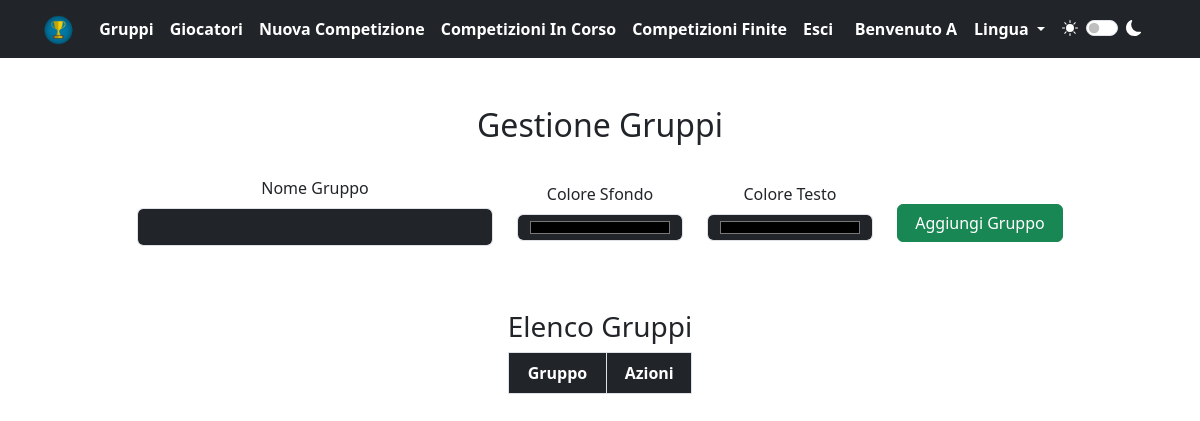
The page /index.php?page=gruppi (signed in) on the database as committed earlier.
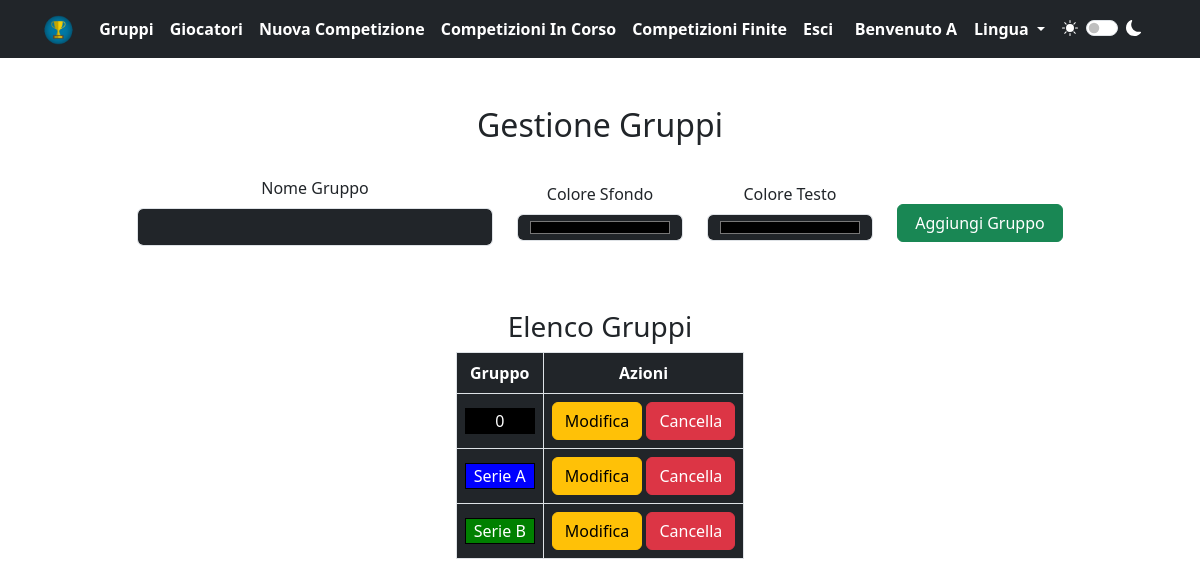
The same page on the database as committed later.
### tables this page shows
CREATE TABLE `gruppi` (
  `utente` varchar(200) NOT NULL,
  `nome` varchar(200) NOT NULL,
  `colore1` varchar(200) NOT NULL,
  `colore2` varchar(200) NOT NULL
);

### language/italiano.php (called while the page is built, shortened)
<?php
$VCM_edit = "Modifica";
$VCM_delete = "Cancella";
$VCM_color1 = "Colore Sfondo";
$VCM_color2 = "Colore Testo";
$VCM_actions = "Azioni";
$VCM_players = "Giocatori";
$VCM_comp_in_progress = "Competizioni In Corso";
$VCM_comp_finished = "Competizioni Finite";
$VCM_logout = "Esci";
$VCM_welcome = "Benvenuto";
$VCM_language = "Lingua";
?>

### gruppi.php (the view, shortened to what this page needs)
<?php
$user = $_SESSION['username'];
$query_gruppi = "SELECT * FROM gruppi WHERE utente = ?";
$stmt_gruppi = $conn->prepare($query_gruppi);
$stmt_gruppi->bind_param("s", $user);
$stmt_gruppi->execute();
$result_gruppi = $stmt_gruppi->get_result();
?>
<div class="container">
    <div class="row justify-content-center">
        <h2 class="text-center mt-5">Gestione Gruppi</h2>
        <form action="#" method="post" class="mt-4">
            <div class="row align-items-center justify-content-center">
                <div class="col-lg-4 text-center">
                    <div class="mb-3">
                        <label for="nome_gruppo" class="form-label">Nome Gruppo</label>
                        <input type="text" class="form-control" id="nome_gruppo" name="nome_gruppo" required>
                    </div>
                </div>
                <div class="col-lg-2 text-center">
                    <div class="mb-3">
                        <label for="<?php echo $VCM_color1; ?>" class="form-label"><?php echo $VCM_color1; ?></label>
                        <input type="color" class="form-control" id="colore_primario" name="colore_primario" required>
                    </div>
                </div>
                <div class="col-lg-2 text-center">
                    <div class="mb-3">
                        <label for="<?php echo $VCM_color2; ?>" class="form-label"><?php echo $VCM_color2; ?></label>
                        <input type="color" class="form-control" id="colore_secondario" name="colore_secondario" required>
                    </div>
                </div>
                <div class="col-lg-2 text-center">
                    <div class="mb-3">
                        <button type="submit" class="btn btn-success w-100 mt-4" name="submit">Aggiungi Gruppo</button>
                    </div>
                </div>
            </div>
        </form>
        <div class="row mt-5 justify-content-center">
            <div class="col-auto table-responsive">
                <h3 class="text-center">Elenco Gruppi</h3>
                <table class="table table-bordered text-center table-responsive miatable" id="myTable">
                    <thead>
                        <tr>
                            <th class="mioth">Gruppo</th>
                            <th><?php echo $VCM_actions; ?></th>
                        </tr>
                    </thead>
                    <tbody>
                        <?php if (isset($result_gruppi)) : ?>
                            <?php while ($row = $result_gruppi->fetch_assoc()) : ?>
                                <tr>
                                    <td>
                                        <div class="miocolore px-2" style="background-color: <?php echo htmlspecialchars($row['colore1']); ?>; color: <?php echo htmlspecialchars($row['colore2']); ?>;">
                                            <?php echo htmlspecialchars($row['nome']); ?>
                                        </div>
                                    </td>
                                    <td>
                                        <a href="index.php?page=azioni&name=modificagruppo&gruppo=<?php echo htmlspecialchars($row['nome']); ?>" class="btn btn-warning"><?php echo $VCM_edit; ?></a>
                                        <a href="index.php?page=azioni&name=eliminagruppo&gruppo=<?php echo htmlspecialchars($row['nome']); ?>" class="btn btn-danger"><?php echo $VCM_delete; ?></a>
                                    </td>
                                </tr>
                            <?php endwhile; ?>
                        <?php endif; ?>
                    </tbody>
                </table>
            </div>
        </div>
    </div>
</div>

### index.php (shortened to what this page needs)
<!DOCTYPE html>
<html>
<head>
    <?php include "layout/head.php"; ?>
</head>
<body>
    <?php
    include "conn.php";
    if (isset($_SESSION['lang'])) {
        if ($_SESSION['lang'] === 'it') {
            include "language/italiano.php";
        } elseif ($_SESSION['lang'] === 'en') {
            include "language/inglese.php";
        }
    } else {
        include "language/italiano.php";
    }
    $page = isset($_GET['page']) ? $_GET['page'] : '#';
    ?>
    <?php include "layout/header.php"; ?>
    <?php if (isset($_SESSION['username'])) : ?>
        <?php if ($page == "logout") : ?>
            <?php include "logout.php"; ?>
        <?php elseif ($page == "gruppi") : ?>
            <?php include "gruppi.php"; ?>
        <?php elseif ($page == "giocatori") : ?>
            <?php include "giocatori.php"; ?>
        <?php elseif ($page == "azioni") : ?>
            <?php include "azioni.php"; ?>
        <?php elseif ($page == "storico") : ?>
            <?php include "storico.php"; ?>
        <?php elseif ($page == "modalita") : ?>
            <?php include "modalita.php"; ?>
        <?php elseif ($page == "competizioni") : ?>
            <?php include "competizioni.php"; ?>
        <?php elseif ($page == "visualizza") : ?>
            <?php include "competizioni/visualizza.php"; ?>
        <?php elseif ($page == "classifica") : ?>
            <?php include "competizioni/classifica.php"; ?>
        <?php elseif ($page == "tabellone") : ?>
            <?php include "competizioni/tabellone.php"; ?>
        <?php elseif ($page == "statistiche") : ?>
            <?php include "competizioni/statistiche.php"; ?>
        <?php elseif ($page == "fasefinale") : ?>
            <?php include "competizioni/fasefinale.php"; ?>
        <?php else : ?>
            <?php include "home.php"; ?>
        <?php endif; ?>
    <?php else : ?>
        <?php include "login.php"; ?>
    <?php endif; ?>
</body>
</html>

### layout/head.php (shortened to what this page needs)
<link href="https://cdn.jsdelivr.net/npm/bootstrap@5.3.3/dist/css/bootstrap.min.css" rel="stylesheet"
>
<link rel="stylesheet" href="css/style.css">

### layout/header.php (shortened to what this page needs)
<header class="navbar navbar-expand-xl navbar-dark bg-dark" id="navbar">
    <div class="container">
        <a class="navbar-brand" href="index.php">
            <img src="img/logo.png" alt="VCM" height="30">
        </a>
        <div class="collapse navbar-collapse justify-content-between" id="navbarNav">
            <ul class="navbar-nav">
                <li class="nav-item">
                    <a class="nav-link active" href="index.php?page=gruppi"><b>Gruppi</b></a>
                </li>
                <li class="nav-item">
                    <a class="nav-link active" href="index.php?page=giocatori"><b><?php echo $VCM_players; ?></b></a>
                </li>
                <li class="nav-item">
                    <a class="nav-link active" href="index.php"><b>Nuova Competizione</b></a>
                </li>
                <li class="nav-item">
                    <a class="nav-link active" href="index.php?page=competizioni&com=0"><b><?php echo $VCM_comp_in_progress; ?></b></a>
                </li>
                <li class="nav-item">
                    <a class="nav-link active" href="index.php?page=competizioni&com=1"><b><?php echo $VCM_comp_finished; ?></b></a>
                </li>
                <?php if (isset($_SESSION['username'])) : ?>
                    <li class="nav-item">
                        <a class="nav-link active" href="index.php?page=logout"><b><?php echo $VCM_logout; ?></b></a>
                    </li>
                <?php endif; ?>
            </ul>
            <div class="d-flex align-items-center">
                <?php if (isset($_SESSION['username'])) : ?>
                    <p class="m-0 me-3 fw-bold"><?php echo $VCM_welcome . " " . ucfirst($_SESSION['username']); ?></p>
                <?php endif; ?>
                <div class="d-flex d-flex align-items-center">
                    <div class="dropdown">
                        <button class="btn btn-link dropdown-toggle px-0 fw-bold" type="button" id="languageDropdown" data-bs-toggle="dropdown" aria-expanded="false">
                            <?php echo $VCM_language; ?>
                        </button>
                    </div>
                    <div class=" form-check form-switch px-3 d-flex align-items-center">
                                    <label class="form-check-label d-flex align-items-center" for="themeSwitch">
                                    </label>
                                    <input class="form-check-input d-flex align-items-center" type="checkbox" id="tema">
                                    <label class="form-check-label d-flex align-items-center" for="themeSwitch">
                                    </label>
                    </div>
                </div>
            </div>
        </div>
    </div>
</header>

### css/style.css (style rules this page uses)
:root { --primarycolor: #212529; --secondarycolor: #ffffff; --bs-body-color: #ffffff; --bs-body-bg: #212529; --bs-tertiary-bg : #212529; }
body { background-color: var(--secondarycolor); color: var(--primarycolor); }
a { text-decoration: none; color: var(--secondarycolor); }
th, td { color: var(--secondarycolor) !important; min-width: 50px; vertical-align: middle; }
#languageDropdown { text-decoration: none ; color: var(--secondarycolor); cursor: pointer; }
#tema { float: none; margin-top: 0; margin-left: 0.5rem; margin-right: 0.5rem; cursor: pointer; background-color: var(--secondarycolor); }
.form-check-label, p { color: var(--secondarycolor); }
.miatable th { cursor: pointer; }
.miocolore { border: 1px solid black; }
#myTable th, #myTable td { min-width: auto; }

Rows that differ between the two databases and show on the page:
added gruppi: nome "0"
added gruppi: nome "Serie A"
added gruppi: nome "Serie B"
